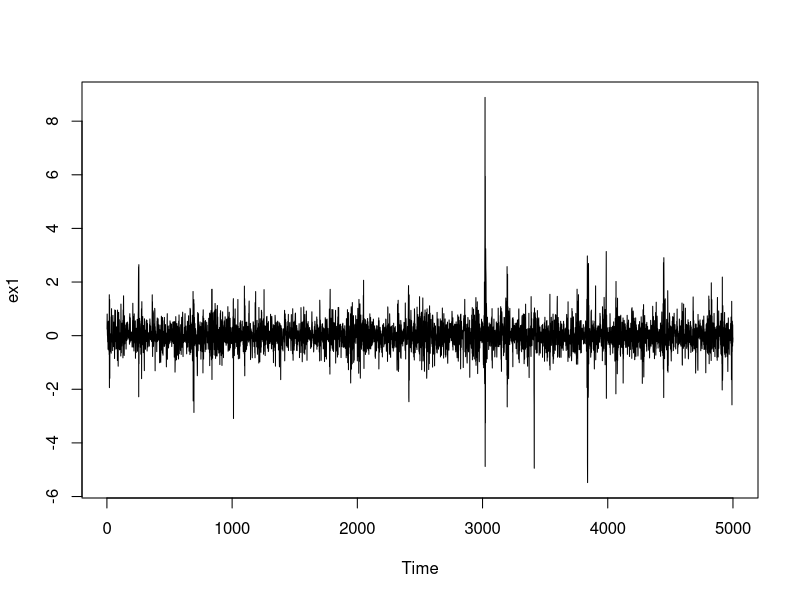
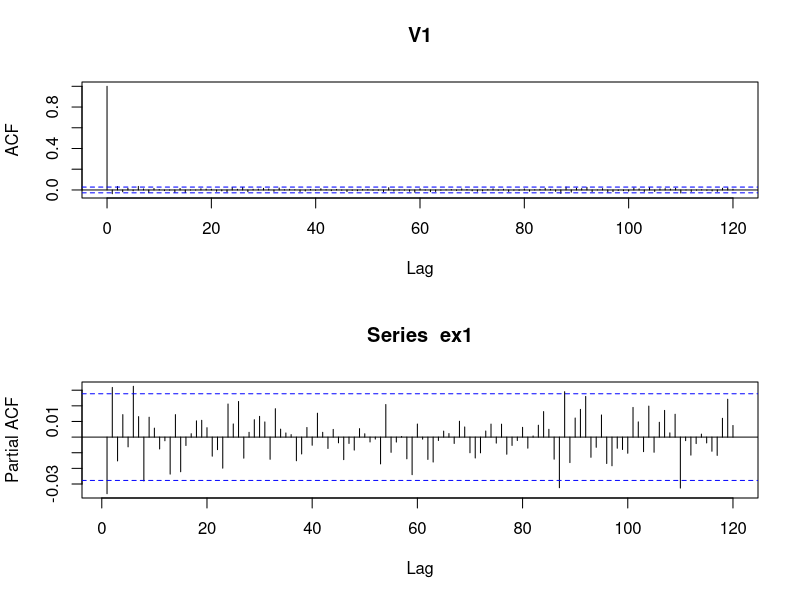
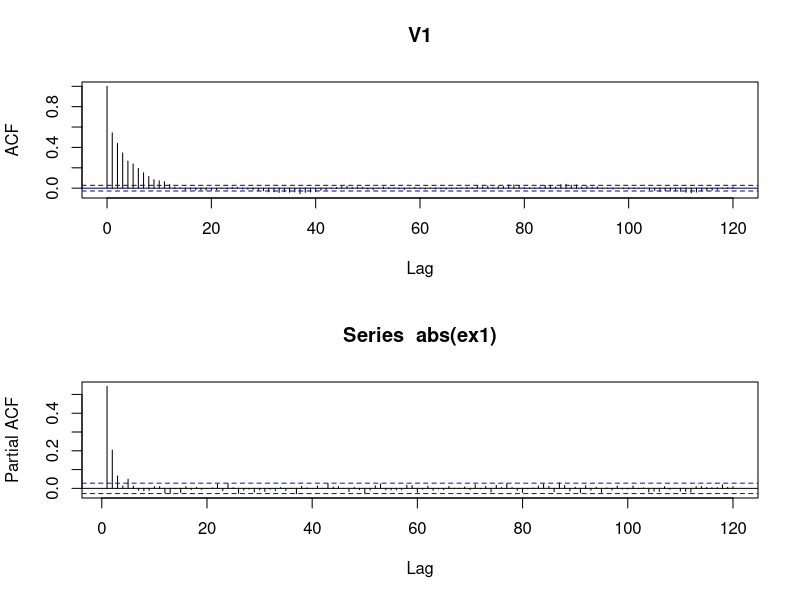
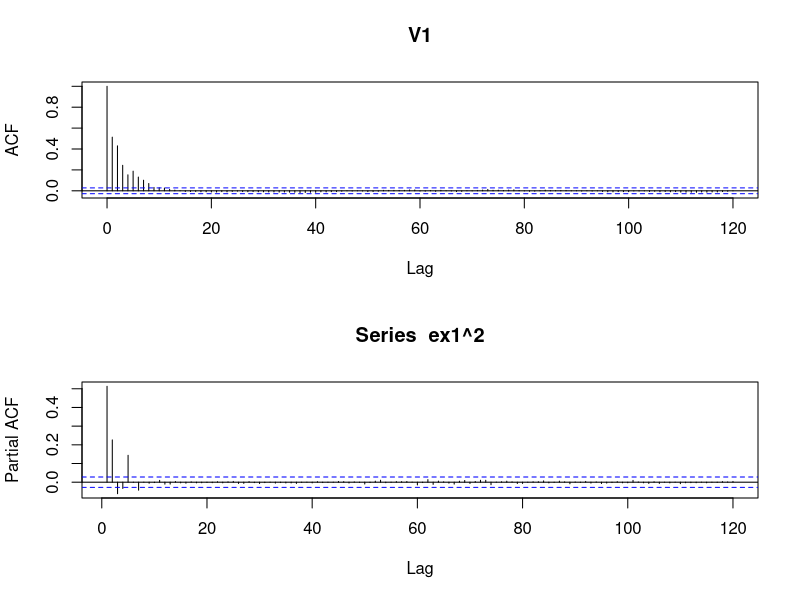

Write R code to recreate these figures, in order. (Note: this script raises an error after producing the figures.)
rm(list=ls())
cat("\014")
par(mfrow=c(1,1))

## ARCH/GARCH Examples

## Example 1 ####################################
ex1 <- read.table("ARCHorGARCHOne.txt", header = F)
ts.plot(ex1)

# ACF/PACF of Raw data
par(mfrow=c(2,1))
acf(ex1, lag.max = 120)
pacf(ex1, lag.max = 120)

# ACF/PACF of |Raw data|
acf(abs(ex1), lag.max = 120)
pacf(abs(ex1), lag.max = 120)

# ACF/PACF of (Raw data)^2
acf(ex1^2, lag.max = 120)
pacf(ex1^2, lag.max = 120)

# perhaps l = 1 and k <= 3?
library(fGarch)
? garchFit

m1 <- garchFit(formula = ~garch(1,0), data = ex1, include.mean = F)
m2 <- garchFit(formula = ~garch(1,1), data = ex1, include.mean = F)
m3 <- garchFit(formula = ~garch(1,2), data = ex1, include.mean = F)
m4 <- garchFit(formula = ~garch(1,3), data = ex1, include.mean = F)

# GARCH(1,1) appears to fit best (AIC)
par(mfrow = c(1,1))
plot(m2)

## Example 2 ####################################
ex2 <- read.table("ARCHorGARCHTwo.txt", header = F)
ts.plot(ex2)

# ACF/PACF of Raw data
par(mfrow=c(2,1))
acf(ex2, lag.max = 120)
pacf(ex2, lag.max = 120)

# ACF/PACF of |Raw data|
acf(abs(ex2), lag.max = 120)
pacf(abs(ex2), lag.max = 120)

# ACF/PACF of (Raw data)^2
acf(ex2^2, lag.max = 120)
pacf(ex2^2, lag.max = 120)

# perhaps k = 2 and l = 2,3?
m1 <- garchFit(formula = ~garch(1,0), data = ex2)
m2 <- garchFit(formula = ~garch(1,1), data = ex2)
m3 <- garchFit(formula = ~garch(1,2), data = ex2)
m4 <- garchFit(formula = ~garch(2,0), data = ex2)
m5 <- garchFit(formula = ~garch(2,1), data = ex2)
m6 <- garchFit(formula = ~garch(2,2), data = ex2)
# GARCH(2,0), i.e. ARCH(2) appears to fit best
par(mfrow = c(1,1))
plot(m4)


# DAX Example
dax <- EuStockMarkets[,"DAX"]
plot(dax)
dax.new <- diff(log(dax))
plot(dax.new)

# ACF/PACF plots of "dax.new"
par(mfrow=c(2,1))
acf(dax.new)
pacf(dax.new)

# ACF/PACF plots of |dax.new|
acf(abs(dax.new),lag.max = 120)
pacf(abs(dax.new), lag.max = 120)

# ACF/PACF plots of (dax.new)^2
acf(dax.new^2)
pacf(dax.new^2)

# maybe k=2, l=2?
m1 <- garchFit(formula = ~garch(1,0), data = dax.new)
m2 <- garchFit(formula = ~garch(2,0), data = dax.new)
m3 <- garchFit(formula = ~garch(1,1), data = dax.new)
m4 <- garchFit(formula = ~garch(2,1), data = dax.new)
m5 <- garchFit(formula = ~garch(2,2), data = dax.new)

# GARCH(1,1) seems to fit well
par(mfrow = c(1,1))
plot(m3)

# Refit with different conditional density?
m6 <- garchFit(formula = ~garch(1,1), data = dax.new, cond.dist = "std")
plot(m6)
